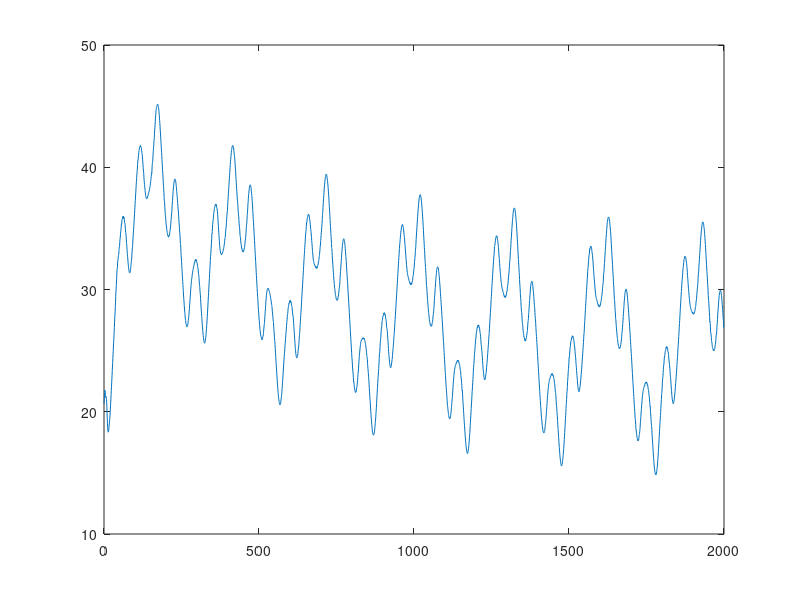
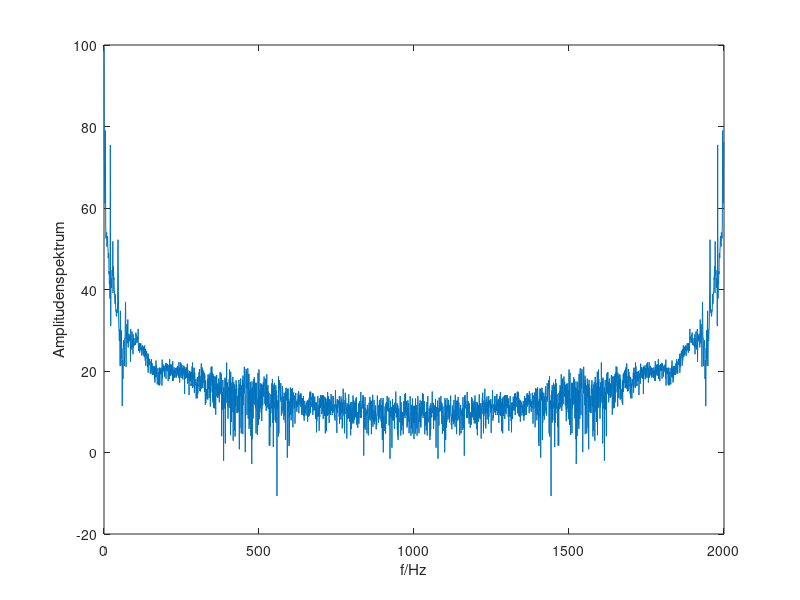
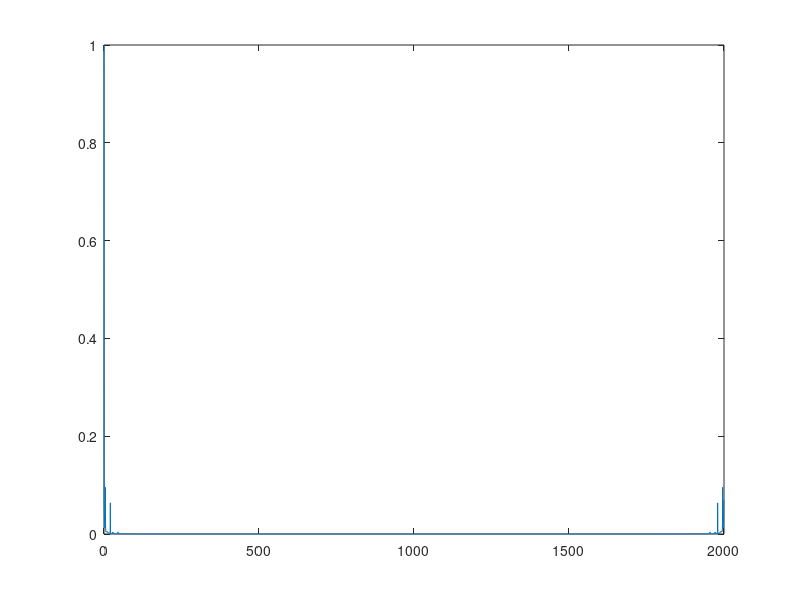
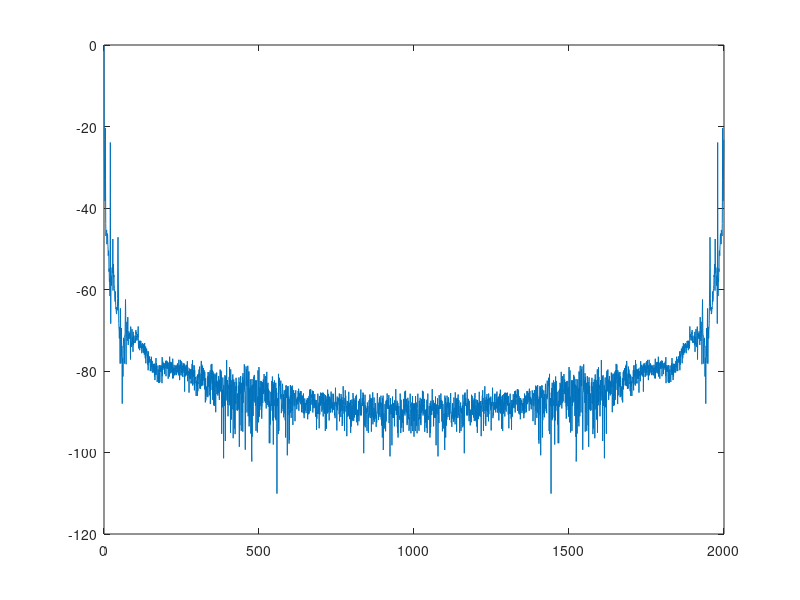

MATLAB code for these plots, in order:
% This file can be run using:
% $ octave --persist octave_fft.m

M = load('tip.dat');    % Matrix laden
x = M(:,1);
y = M(:,2);


fs  = 2000;                                 % Abtastfrequenz
N   = length(x);                             % Laenge der Vektoren
f   = 0:1/N*fs:(N-1)/N*fs;                   % Frequenzvektor

fty = fft(y);             % Fouriertransformation y

ps = 20.*log10((abs(fty)));
ps2 = 20.*log10((abs(fty).^2));


figure(1);                % Bildschirmplot
plot(f,y);         % Betragsspektrum x-Vektor
figure(2);                % Bildschirmplot
plot(f,ps);         % Betragsspektrum z-Vektor

%plot(f,Y);         % Betragsspektrum z-Vektor
xlabel('f/Hz');
ylabel('Amplitudenspektrum');

figure(3)
Y1=abs(fty)/max(abs(fty));
plot(f,Y1);

figure(4)
plot(f,20.*log10(Y1));

%print -Peps2 'octave_plot.eps'

